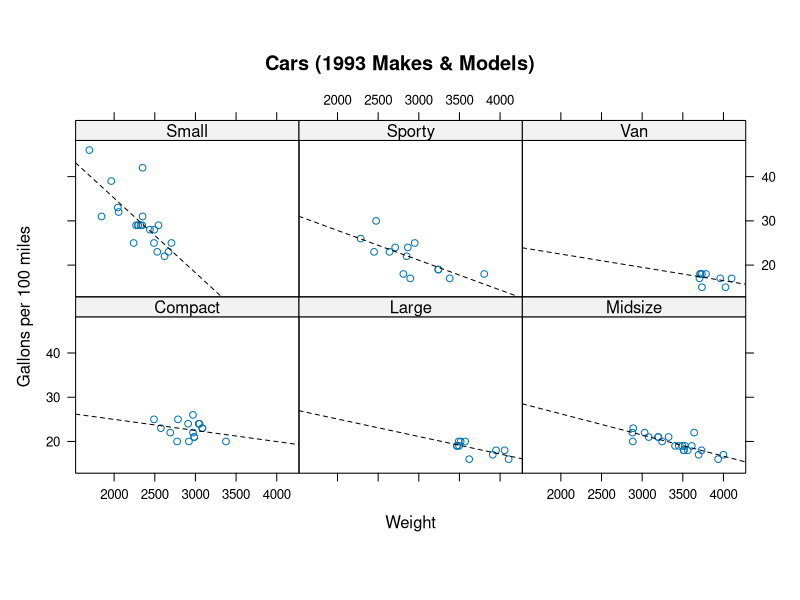

Source code (R):
#
# Title:
#   Ejercicios Computación Estadística - Hoja 7 - Ejercicio 2
#
# Author:
#   Sergio García Prado - garciparedes.me
#
# Date:
#   May 2018
#

rm(list = ls())

library(MASS)
library(lattice)

data(Cars93)


xyplot(MPG.city ~ Weight | Type, data = Cars93, type = c("p", "r"),
       main = "Cars (1993 Makes & Models)", ylab = "Gallons per 100 miles",
       col.line = "black", lty = "dashed", aspect = 0.7, layout = c(3,2))
